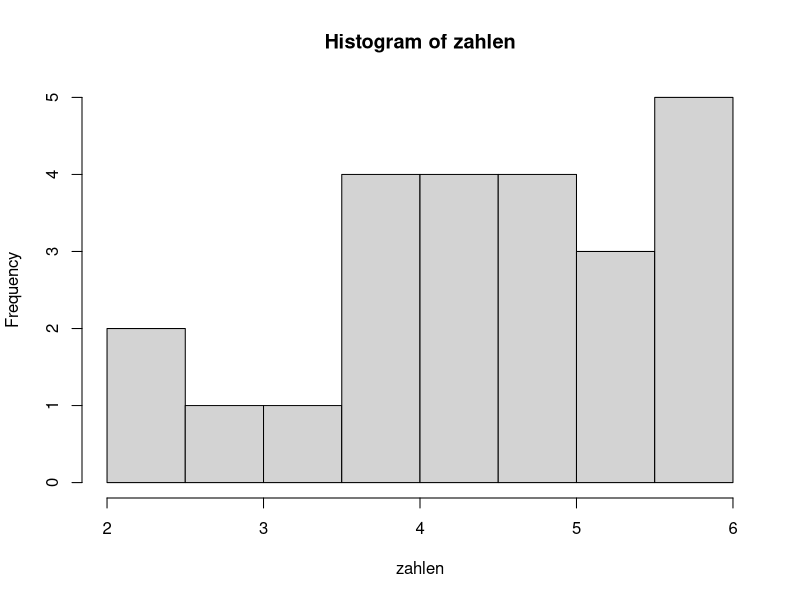
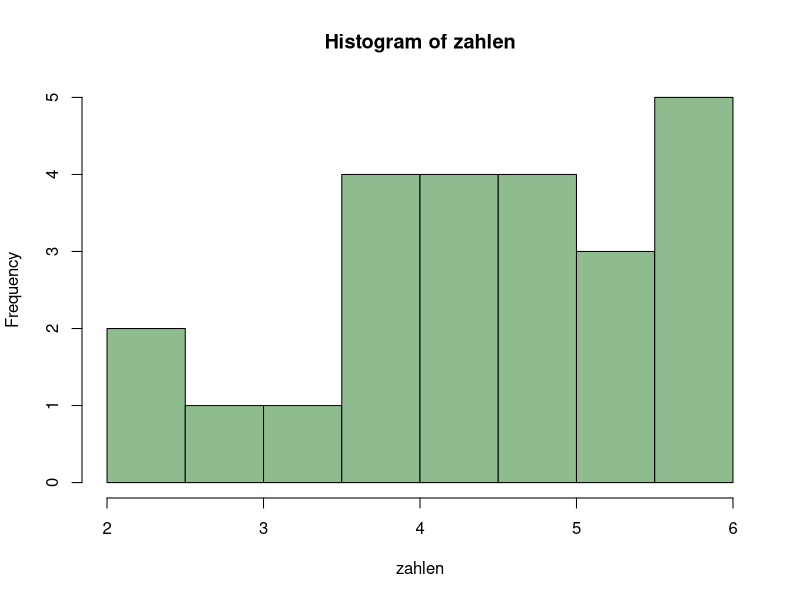

The R script that drew these images, in order:
#############################################
#              Histogramme                  #
#############################################
zahlen <- c(4.2, 2.3, 5.6, 4.5, 4.8, 3.9, 5.9, 2.4, 5.9, 6, 4, 3.7, 5, 5.2, 
            4.5, 3.6, 5, 6, 2.8, 3.3, 5.5, 4.2, 4.9, 5.1)

hist(zahlen)
hist(zahlen, breaks=7, col="darkseagreen")

# Die meisten Daten links im Histogramm —> Rechtsschiefes Histogramm
# Die meisten Daten rechts im Histogramm —> Linksschiefes Histogramm

# --> Gesamtfläche aller Balken muss dann gleich eins sein.